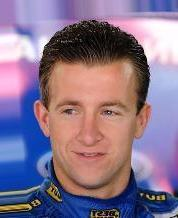
#> input picture gender_classifier/dataset/man/000023.jpg_trans.jpg, 178 x 218 px; its folder holds only this picture in this run
$ python data_loader_test.py
#> lines starting #> are read from the running program, lines starting #| are printed output that depends on the picture
# from keras.preprocessing import image
import os
import glob
from PIL import Image
import numpy as np

folder_dir = "./dataset"
X=list()
Y=list()
categories = os.listdir(folder_dir)
num_class = len(categories)
image_w = 128
image_h = 128
pixels =image_h*image_w*3

for idx,cat in enumerate(categories):
    label = [0 for i in range(num_class)]
    label[idx] = 1

    image_dir = folder_dir+'/'+categories[idx]
    files = glob.glob(image_dir+"/*.jpg")

    for i,f in enumerate(files):
        img = Image.open(f)
#> img is the input picture: PIL image 178x218 RGB; mean R, G, B 135.8, 115.9, 140.9
        img = img.convert("RGB")
        img = img.resize((image_w,image_h))
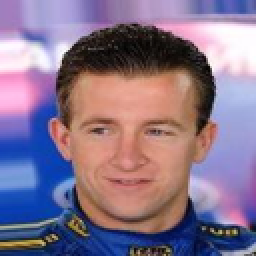
#> img: PIL image 128x128 RGB (shown 2 times larger); mean R, G, B 135.8, 115.9, 141
        data = np.asarray(img)
        X.append(data)
        Y.append(label)
#> pass 2 of the loop `for idx,cat in enumerate(categories):`:
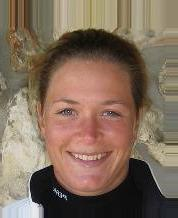
#> input picture gender_classifier/dataset/woman/000031.jpg_trans.jpg, 178 x 218 px
#> img is the input picture: PIL image 178x218 RGB; mean R, G, B 128.3, 108.1, 91.1
#> `img = img.resize((image_w,image_h))`:
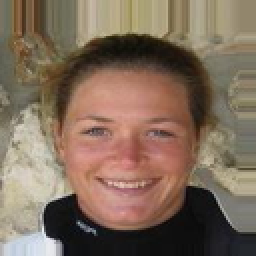
#> img: PIL image 128x128 RGB (shown 2 times larger); mean R, G, B 128.3, 108.1, 91.1

np.save('data.npy',X)
np.save('label.npy',Y)
